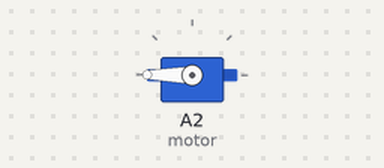
Simulated run of this sketch. Board: Arduino Uno, built with avr-gcc and run on an emulated ATmega328P. On the bench: servo.

Above: at 0.1 s.
At 9.5 s:
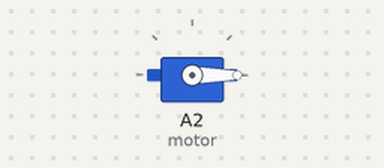
Timing chart, 0 to 11.0 s (numbered marks = the images above):
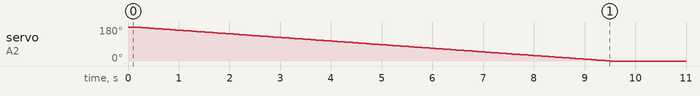

Measured:
- by itself, servo on A2 (motor): moves from 180° to 0° over 9.3 s

The sketch:

sketch_oct31a.ino
```cpp
#include <arduino-timer.h>
#include <Servo.h>

Servo motor;

int nowPosition = 180;
int target = 0;
int stepLength = 50;
long currentMillis = 0;
long fromLastStep = 0;
auto timer = timer_create_default();

bool timerFunction(void *) {
  currentMillis+=1;
  return true; // repeat? true
}

void setup() {
  Serial.begin(9600);

  timer.every(1, timerFunction);

  motor.attach(A2);
  motor.write(nowPosition);
  delay(100);
}

int counter = 0;
void loop() {
  timer.tick(); // tick the timer
  if(currentMillis - fromLastStep > stepLength) {
    nowPosition+=sgn(target - nowPosition);
    fromLastStep = currentMillis;
  }
  motor.write(nowPosition);
}

int sgn(int a) {
  if(a < 0) return -1;
  else if(a == 0) return 0;
  else return 1;
}
```
